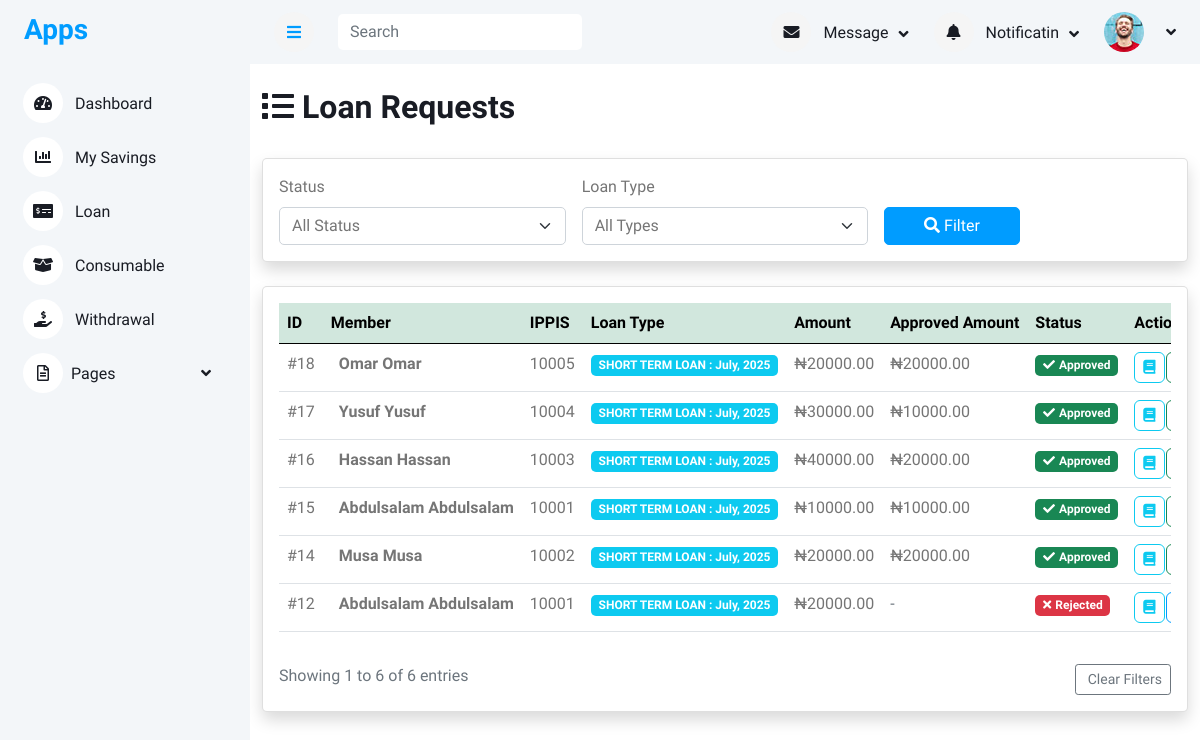
The page /admin_loan_requests_list on the database as committed earlier.
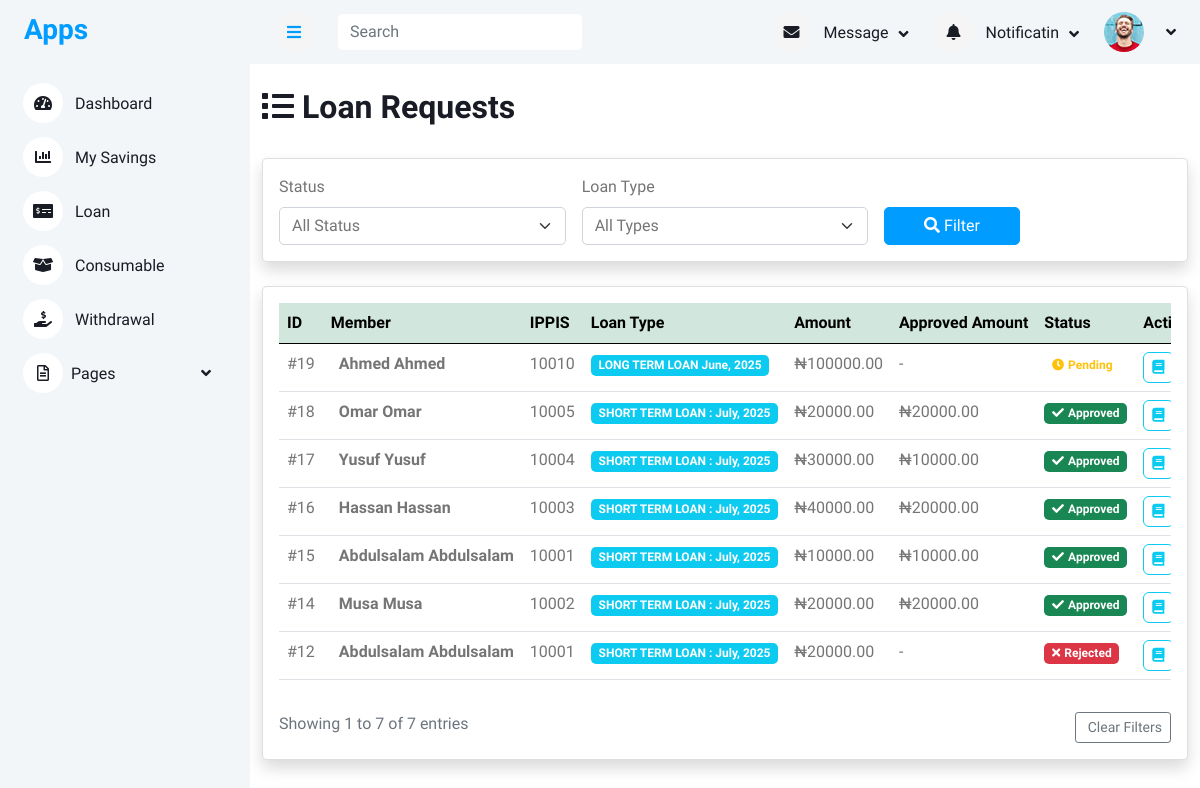
The same page on the database as committed later.
### loan/models.py (models this page shows, shortened)
class LoanRequest(models.Model):
    member = models.ForeignKey(Member, on_delete=models.CASCADE, related_name="loan_requests")
    loan_type = models.ForeignKey(LoanType, on_delete=models.SET_NULL, null=True, blank=True)
    amount = models.DecimalField(max_digits=10, decimal_places=2)
    approved_amount = models.DecimalField(max_digits=10, decimal_places=2, null=True, blank=True)
    loan_term_months = models.PositiveIntegerField()
    application_date = models.DateField(default=today_date)
    approval_date = models.DateField(null=True, blank=True)
    status = models.CharField(max_length=20,choices=[ ("pending", "Pending"),("approved", "Approved"),("rejected", "Rejected"),  ("paid", "paid") ], default="pending",)
    rejection_reason = models.TextField(blank=True, null=True)
    file_one = models.ImageField(upload_to='file_one', blank=True, null=True)
    bank_name = models.ForeignKey(BankName,on_delete=models.CASCADE)
    bank_code = models.ForeignKey(BankCode,on_delete=models.CASCADE)
    account_number  = models.CharField(max_length=100)
    guarantor = models.ForeignKey(Member, on_delete=models.SET_NULL, null=True, blank=True, related_name="guaranteed_loans")
    guarantor_accepted = models.BooleanField(default=False)
    created_by = models.ForeignKey(User,on_delete=models.CASCADE)
    approved_by = models.ForeignKey(User, on_delete=models.SET_NULL, null=True, blank=True, related_name='approved_loan')
    date_created = models.DateTimeField(auto_now_add=True)

class LoanType(models.Model):
    name = models.CharField(max_length=100)
    description = models.TextField(blank=True, null=True)
    max_amount = models.DecimalField(max_digits=12, decimal_places=2, null=True, blank=True)
    max_loan_term_months = models.PositiveIntegerField(null=True, blank=True)
    available = models.BooleanField(default=True)
    created_by = models.ForeignKey(User,on_delete=models.CASCADE)

### accounts/models.py (models this page shows, shortened)
class Member(models.Model):
    member = models.OneToOneField(User, on_delete=models.SET_NULL, null=True, blank=True,related_name='member')
    ippis = models.IntegerField(unique=True)  # Required and unique
    total_savings = models.DecimalField(max_digits=12, decimal_places=2, blank=True, null=True)

class User(AbstractUser):
    first_name = models.CharField(max_length=100)
    last_name = models.CharField(max_length=100)
    other_name = models.CharField(max_length=100)
    date_of_birth = models.DateField(blank=True,null=True)
    username = models.CharField(max_length=100, unique=True)
    savings = models.IntegerField(blank=True,null=True)
    account_type = models.CharField(max_length=100,blank=True,null=True)
    department = models.CharField(max_length=100)
    unit = models.CharField(max_length=100)
    gender = models.ForeignKey(Gender, on_delete=models.CASCADE, blank=True, null=True)
    group = models.ForeignKey(UserGroup, on_delete=models.CASCADE, blank=True, null=True)
    marital_status = models.ForeignKey(MaritalStatus,on_delete=models.SET_NULL, null=True, blank=True)
    religion = models.ForeignKey(Religion, on_delete=models.SET_NULL, null=True, blank=True,)
    passport = models.ImageField(upload_to='passport', blank=True, null=True)
    phone1 = models.CharField(max_length=15,null=True, blank=True)
    phone2 = models.CharField(max_length=15, null=True, blank=True)
    email = models.EmailField(blank=True, null=True)
    member_number = models.CharField(max_length=100)

### loan/views.py (the view)
# urls.py: path('admin_loan_requests_list', views.admin_loan_requests_list, name='admin_loan_requests'),
def admin_loan_requests_list(request):
    requests_list = LoanRequest.objects.select_related('member', 'loan_type', 'bank_name').order_by('-date_created')
    status_filter = request.GET.get('status')
    loan_type_filter = request.GET.get('loan_type')
    search_query = request.GET.get('search')
    if status_filter:
        requests_list = requests_list.filter(status=status_filter)
    if loan_type_filter:
        requests_list = requests_list.filter(loan_type_id=loan_type_filter)
    if search_query:
        requests_list = requests_list.filter(
            Q(member__member__first_name__icontains=search_query) |
            Q(member__member__last_name__icontains=search_query) |
            Q(member__ippis__icontains=search_query)
        )
    else:
         results_queryset = requests_list
    results_queryset = results_queryset.order_by('status')
    total_approved_amount = results_queryset.aggregate(total=Sum('approved_amount'))['total'] or 0
    totals_by_status = dict(
        results_queryset.values('status')
        .annotate(total=Sum('amount'))
        .values_list('status', 'total')
    )
    total_repaid = LoanRepayback.objects.filter(
        loan_request__in=results_queryset
    ).aggregate(total=Sum('amount_paid'))['total'] or 0
    total_amont_loan_request = totals_by_status.get('approved', 0)
    total_pending = totals_by_status.get('pending', 0)
    totals_by_status = dict(
        results_queryset.values('status')
        .annotate(total=Sum('approved_amount'))
        .values_list('status', 'total')
    )
    paginator = Paginator(requests_list, 100)
    page_number = request.GET.get('page')
    requests = paginator.get_page(page_number)
    loan_types = LoanType.objects.all()
    status_choices = LoanRequest._meta.get_field('status').choices
    context = {
        'requests': requests,
        'loan_types': loan_types,
        'status_choices': status_choices,
        'current_status': status_filter,
        'current_loan_type': loan_type_filter,
        'search_query': search_query,
        'total_approved': total_amont_loan_request,
        'total_pending': total_pending,
        'total_repaid': total_repaid,
        'total_approved_amount': total_approved_amount,
    }
    return render(request, 'loan/requests_list.html', context)

### templates/loan/requests_list.html (shortened to what the changed rows need)
{% extends 'base/base.html' %}
{% block content %}
<div class="container-fluid mt-4">
        <div class="d-flex justify-content-between align-items-center mb-4">
            <h2><i class="fas fa-list me-2"></i>Loan Requests</h2>
        </div>
        <div class="card shadow">
            <div class="card-body">
                <div class="table-responsive">
                    <table class="table table-hover">
                        <thead class="table-success">
                            <tr>
                                <th>ID</th>
                                <th>Member</th>
                                <th>IPPIS</th>
                                <th class="text-nowrap" style="min-width: 120px;">Loan Type</th>
                                <th>Amount</th>
                                <th class="text-nowrap" style="min-width: 120px;">Approved Amount</th>
                                <th>Status</th>
                                <th>Actions</th>
                            </tr>
                        </thead>
                        <tbody>
                            {% for request in requests %}
                            <tr>
                                <td>#{{ request.id }}</td>
                                <td class="text-nowrap" style="min-width: 120px;">
                                    <div class="d-flex align-items-center">
                                        <div>
                                            <div class="fw-bold">{{ request.member.member.first_name }} {{ request.member.member.last_name }}</div>
                                        </div>
                                    </div>
                                </td>
                                <td>{{ request.member.ippis }}</td>
                                <td>
                                    <span class="badge bg-info">{{ request.loan_type.name }}</span>
                                </td>
                                <td>₦{{ request.amount|floatformat:2 }}</td>
                                <td>
                                    {% if request.approved_amount %}
                                        ₦{{ request.approved_amount|floatformat:2 }}
                                    {% else %}
                                        <span class="text-muted">-</span>
                                    {% endif %}
                                </td>
                                <td>
                                    {% if request.status == 'pending' %}
                        <span class="badge  text-warning">
                            <i class="fas fa-clock me-1"></i>Pending
                          </span>
                            {% elif request.status == 'approved' %}
                                <span class="badge bg-success">
                                    <i class="fas fa-check me-1"></i>Approved
                                </span>
                            {% elif request.status == 'rejected' %}
                                <span class="badge bg-danger">
                                    <i class="fas fa-times me-1"></i>Rejected
                                </span>
                            {% endif %}
                                </td>
                              <td>
                                    <div class="btn-group" role="group">
                                        <a href="{% url 'loan_request_detail' request.id %}" class="btn btn-sm btn-outline-info" title="View Details">
                                            <i class="fas fa-book "></i>
                                        </a>
                                        {% if request.status == 'approved' %}
                                            <a href="{% url 'add_single_loan_payment' %}" class="btn btn-sm btn-outline-success" title="Add Repayment">
                                            </a>
                                            {% else %}
                                              <a href="{% url 'approve_loan_request' request.id %}" class="btn btn-sm btn-outline-primary" title="View Approve">
                                        </a>
                                        {% endif %}
                                    </div>
                                </td>
                            </tr>
                            {% endfor %}
                        </tbody>
                    </table>
                </div>
                <div class="row mt-3">
                    <div class="col-md-6">
                        <p class="text-muted mb-0">
                            Showing {{ requests.start_index }} to {{ requests.end_index }} of {{ requests.paginator.count }} entries
                        </p>
                    </div>
                </div>
            </div>
        </div>
    </div>
{% endblock %}

Rows that differ between the two databases and show on the page:
added LoanRequest: id "19", member.member.first_name "Ahmed", member.member.last_name "Ahmed", member.ippis "10010", loan_type.name "LONG TERM LOAN June, 2025", amount "100000.00", status "pending" (drawn)
Other text that changed with them:
{{ requests.end_index }}: "6" → "7"
{{ requests.paginator.count }}: "6" → "7"
